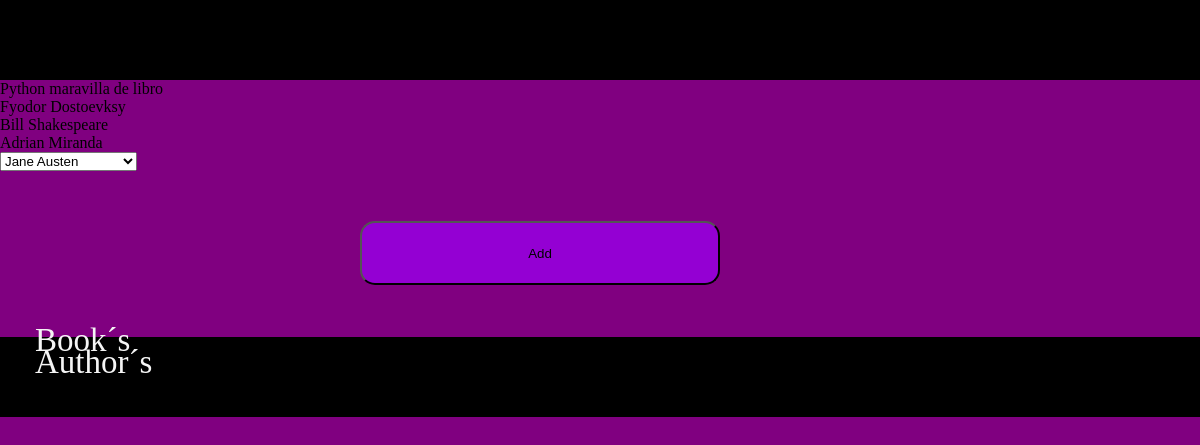
Page /book/3 on the committed database.
### books_authors_app/models.py (models this page shows, shortened)
class Book(models.Model):
    title = models.CharField(max_length = 255)
    desc = models.TextField()
    created_at = models.DateTimeField(auto_now_add=True)
    updated_at = models.DateTimeField(auto_now_add=True)

class Author(models.Model):
    first_name = models.CharField(max_length = 45)
    last_name = models.CharField(max_length = 45)
    created_at = models.DateTimeField(auto_now_add=True)
    updated_at = models.DateTimeField(auto_now_add=True)
    notas = models.CharField(max_length = 255)
    books = models.ManyToManyField(Book, related_name='authors')

### books_authors_app/views.py (the view)
# urls.py: path('book/<int:id>', views.book),
def book(request, id):
    libro = Book.objects.get(id=id)
    if request.method == 'GET':
        contexto = {
                'libro' : libro,
                'autores': Author.objects.all(),
                'autorizados' : Book.objects.all()
            }
        return render(request , 'books_authors_app/book.html', contexto)
    if request.method == 'POST':
        autor = Author.objects.get(id = request.POST['opcion'])
        libro.authors.add(autor)
        return redirect(f'/book/{id}')

### books_authors_app/templates/books_authors_app/book.html (shortened to what this page needs)
<!DOCTYPE html>
<html lang="en">
<head>
    {%load static%}
    <link rel="stylesheet" href="{% static 'css/miGrilla.css' %}">
    <link rel="stylesheet" href="{% static 'css/style.css' %}">
</head>
<body>
    <div class="container__fluid">
        <div class="row">
            <div class="col md-12 lg-12 xl-12 xxl-12 futura_navbar"></div>
        </div>
    <div>
        {{libro.title}}
        {{libro.desc}}
    </div>
    <div>
        {%for a in libro.authors.all %}
            {{a.first_name}} {{a.last_name}}<br>
        {%endfor%}
    </div>
    <div>
        <form action="/book/{{libro.id}}" method="POST">
                <select name="opcion" id="">
                    {%for a in autores %}
                        <option value="{{a.id}}">{{a.first_name}} {{a.last_name}}</option>
                    {%endfor%}
                </select>
            <button type="submit">Add</button>
        </form>
    </div>
    <div class="container__fluid">
        <div class="row">
            <div class="col md-12 lg-12 xl-12 xxl-12 futuro_footer">
                <ul>
                    <li><p class="footer"><a href="/" class="footer">Book´s</a></p></li>
                    <li><p class="footer"><a href="authors" class="footer">Author´s</a></p></li>
                </ul>
            </div>
        </div>
    </div>
</body>
</html>

### books_authors_app/static/css/miGrilla.css (style rules this page uses)
* { margin: 0; padding: 0; }
body { box-sizing: border-box; }
.container__fluid { display: block; width: 100%; margin: 0px auto; padding: 0px; }
.row { clear: both; }
.col { float: left; }
@media only screen and (min-width: 1200px) and (max-width:1399px) { .xl-12 { width: 100%; } }

### books_authors_app/static/css/style.css (style rules this page uses)
body { background-color: purple; }
p { margin: 0 0 0 35px; font-size: 23px; display: inline-block; text-align: center; }
a { text-decoration: none; color: black; }
.futura_navbar { height: 10vh; background-color: black; }
button { margin:50px 30% 0 30%; border-radius: 15px 15px 15px 15px ; background-color: darkviolet; width: 30%; height: 8vh; }
.futuro_footer { height: 10vh; background-color: black; margin-top: 52px; }
.footer { font-size: 33px; color: whitesmoke; margin-top: -15px; }

### rows in the picture
Book: title "Python", desc "maravilla de libro"
Author: first_name "Fyodor", last_name "Dostoevksy"
Author: first_name "Bill", last_name "Shakespeare"
Author: first_name "Adrian", last_name "Miranda"

### other values in the picture
form field opcion "Jane Austen"
